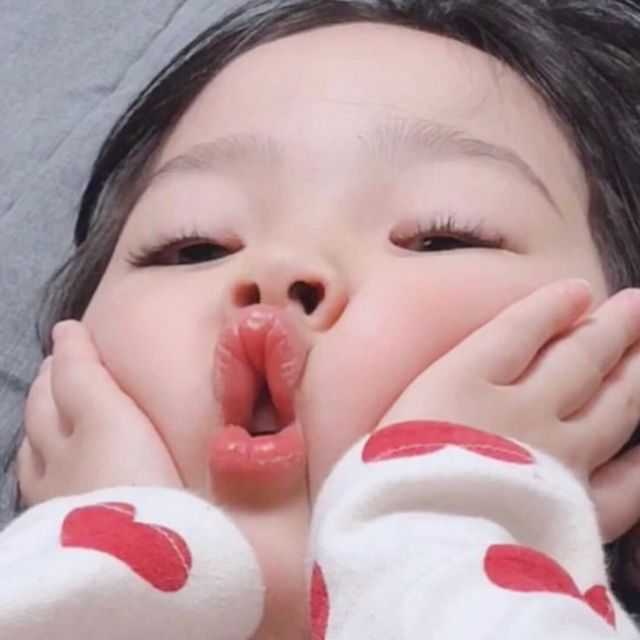
#> input picture brightness-contrast/image.jpg, 640 x 640 px
$ jupyter execute brightness_contrast.ipynb
#> lines starting #> are read from the running program, lines starting #| are printed output that depends on the picture
[cell 1]
import cv2
import numpy as np
import matplotlib.pyplot as plt

[cell 2]
img = cv2.imread('image.jpg')
#> img is the input picture: shape (640, 640, 3); mean B, G, R 156.9, 153.8, 182.6

### 亮度对比度处理公式
$$
g(x) = \alpha f(x) + \beta
$$

[cell 3]
# 亮度与对比度
res = np.uint8(np.clip((1.1 * img + 5), 0, 255))
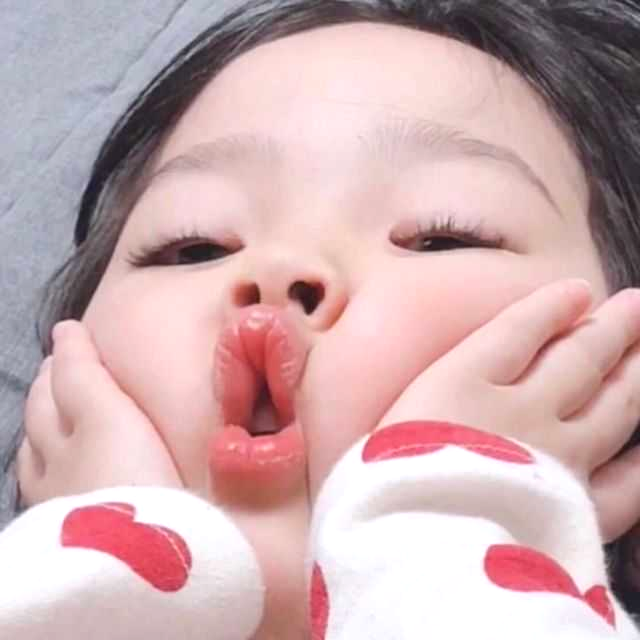
#> res: shape (640, 640, 3); mean B, G, R 176.1, 173.4, 204.7

[cell 4]
plt.imshow(np.hstack((img, res))[:,:,::-1])
plt.show()
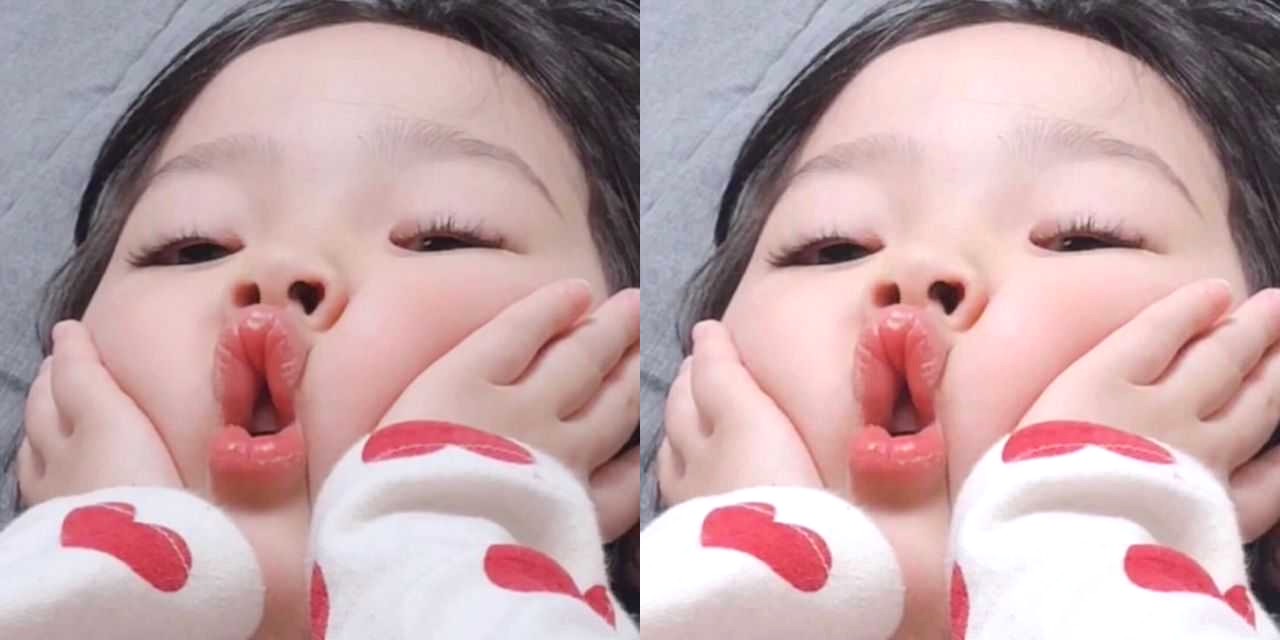
#> shown: shape (640, 1280, 3); mean R, G, B 193.6, 163.6, 166.5
